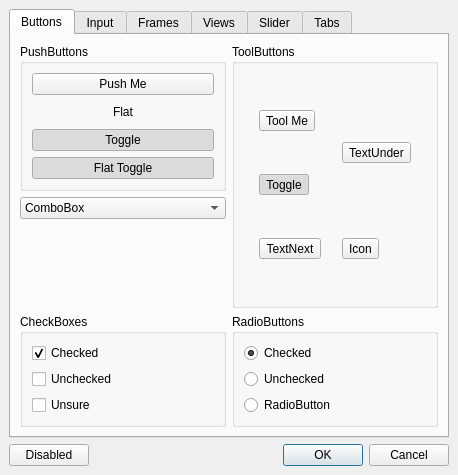
<ui version="4.0" >
 <class>Dialog</class>
 <widget class="QDialog" name="Dialog" >
  <property name="geometry" >
   <rect>
    <x>0</x>
    <y>0</y>
    <width>458</width>
    <height>475</height>
   </rect>
  </property>
  <property name="windowTitle" >
   <string>Dialog</string>
  </property>
  <layout class="QGridLayout" >
   <property name="margin" >
    <number>9</number>
   </property>
   <property name="spacing" >
    <number>6</number>
   </property>
   <item row="0" column="0" colspan="2" >
    <widget class="QTabWidget" name="tabWidget" >
     <property name="currentIndex" >
      <number>0</number>
     </property>
     <widget class="QWidget" name="tab" >
      <attribute name="title" >
       <string>Buttons</string>
      </attribute>
      <layout class="QGridLayout" >
       <property name="margin" >
        <number>9</number>
       </property>
       <property name="spacing" >
        <number>6</number>
       </property>
       <item row="1" column="0" >
        <widget class="QComboBox" name="comboBox_2" >
         <item>
          <property name="text" >
           <string>ComboBox</string>
          </property>
         </item>
         <item>
          <property name="text" >
           <string>An Item</string>
          </property>
         </item>
        </widget>
       </item>
       <item row="2" column="0" >
        <spacer>
         <property name="orientation" >
          <enum>Qt::Vertical</enum>
         </property>
         <property name="sizeHint" >
          <size>
           <width>20</width>
           <height>31</height>
          </size>
         </property>
        </spacer>
       </item>
       <item row="3" column="0" >
        <widget class="QGroupBox" name="groupBox_3" >
         <property name="title" >
          <string>CheckBoxes</string>
         </property>
         <layout class="QGridLayout" >
          <property name="margin" >
           <number>9</number>
          </property>
          <property name="spacing" >
           <number>6</number>
          </property>
          <item row="1" column="0" >
           <widget class="QCheckBox" name="checkBox_2" >
            <property name="text" >
             <string>Unchecked</string>
            </property>
            <property name="checkable" >
             <bool>true</bool>
            </property>
           </widget>
          </item>
          <item row="2" column="0" >
           <widget class="QCheckBox" name="checkBox_3" >
            <property name="text" >
             <string>Unsure</string>
            </property>
            <property name="checked" >
             <bool>false</bool>
            </property>
            <property name="tristate" >
             <bool>true</bool>
            </property>
           </widget>
          </item>
          <item row="0" column="0" >
           <widget class="QCheckBox" name="checkBox" >
            <property name="text" >
             <string>Checked</string>
            </property>
            <property name="checkable" >
             <bool>true</bool>
            </property>
            <property name="checked" >
             <bool>true</bool>
            </property>
           </widget>
          </item>
         </layout>
        </widget>
       </item>
       <item row="3" column="1" >
        <widget class="QGroupBox" name="groupBox_2" >
         <property name="title" >
          <string>RadioButtons</string>
         </property>
         <layout class="QGridLayout" >
          <property name="margin" >
           <number>9</number>
          </property>
          <property name="spacing" >
           <number>6</number>
          </property>
          <item row="2" column="0" >
           <widget class="QRadioButton" name="radioButton_3" >
            <property name="text" >
             <string>RadioButton</string>
            </property>
           </widget>
          </item>
          <item row="1" column="0" >
           <widget class="QRadioButton" name="radioButton_2" >
            <property name="text" >
             <string>Unchecked</string>
            </property>
            <property name="checkable" >
             <bool>true</bool>
            </property>
            <property name="checked" >
             <bool>false</bool>
            </property>
           </widget>
          </item>
          <item row="0" column="0" >
           <widget class="QRadioButton" name="radioButton" >
            <property name="text" >
             <string>Checked</string>
            </property>
            <property name="checkable" >
             <bool>true</bool>
            </property>
            <property name="checked" >
             <bool>true</bool>
            </property>
           </widget>
          </item>
         </layout>
        </widget>
       </item>
       <item rowspan="3" row="0" column="1" >
        <widget class="QGroupBox" name="groupBox_5" >
         <property name="title" >
          <string>ToolButtons</string>
         </property>
         <layout class="QGridLayout" >
          <property name="margin" >
           <number>9</number>
          </property>
          <property name="spacing" >
           <number>6</number>
          </property>
          <item rowspan="2" row="0" column="1" >
           <widget class="QToolButton" name="toolButton_5" >
            <property name="text" >
             <string>TextUnder</string>
            </property>
            <property name="icon" >
             <iconset>../../../home/thomas/Desktop/oxygen/oxygen.png</iconset>
            </property>
            <property name="iconSize" >
             <size>
              <width>32</width>
              <height>32</height>
             </size>
            </property>
            <property name="toolButtonStyle" >
             <enum>Qt::ToolButtonTextUnderIcon</enum>
            </property>
           </widget>
          </item>
          <item row="1" column="0" >
           <widget class="QToolButton" name="toolButton_2" >
            <property name="text" >
             <string>Toggle</string>
            </property>
            <property name="checkable" >
             <bool>true</bool>
            </property>
            <property name="checked" >
             <bool>true</bool>
            </property>
            <property name="toolButtonStyle" >
             <enum>Qt::ToolButtonTextOnly</enum>
            </property>
           </widget>
          </item>
          <item row="2" column="1" >
           <widget class="QToolButton" name="toolButton_3" >
            <property name="text" >
             <string>Icon</string>
            </property>
            <property name="icon" >
             <iconset>../../../home/thomas/Desktop/oxygen/oxygen.png</iconset>
            </property>
            <property name="iconSize" >
             <size>
              <width>32</width>
              <height>32</height>
             </size>
            </property>
           </widget>
          </item>
          <item row="0" column="0" >
           <widget class="QToolButton" name="toolButton" >
            <property name="text" >
             <string>Tool Me</string>
            </property>
            <property name="toolButtonStyle" >
             <enum>Qt::ToolButtonTextOnly</enum>
            </property>
           </widget>
          </item>
          <item row="2" column="0" >
           <widget class="QToolButton" name="toolButton_4" >
            <property name="text" >
             <string>TextNext</string>
            </property>
            <property name="icon" >
             <iconset>../../../home/thomas/Desktop/oxygen/oxygen.png</iconset>
            </property>
            <property name="iconSize" >
             <size>
              <width>32</width>
              <height>32</height>
             </size>
            </property>
            <property name="toolButtonStyle" >
             <enum>Qt::ToolButtonTextBesideIcon</enum>
            </property>
           </widget>
          </item>
         </layout>
        </widget>
       </item>
       <item row="0" column="0" >
        <widget class="QGroupBox" name="groupBox_4" >
         <property name="title" >
          <string>PushButtons</string>
         </property>
         <layout class="QGridLayout" >
          <property name="margin" >
           <number>9</number>
          </property>
          <property name="spacing" >
           <number>6</number>
          </property>
          <item row="3" column="0" >
           <widget class="QPushButton" name="pushButton_5" >
            <property name="text" >
             <string>Flat Toggle</string>
            </property>
            <property name="checkable" >
             <bool>true</bool>
            </property>
            <property name="checked" >
             <bool>true</bool>
            </property>
            <property name="flat" >
             <bool>true</bool>
            </property>
           </widget>
          </item>
          <item row="0" column="0" >
           <widget class="QPushButton" name="pushButton" >
            <property name="text" >
             <string>Push Me</string>
            </property>
           </widget>
          </item>
          <item row="1" column="0" >
           <widget class="QPushButton" name="pushButton_2" >
            <property name="text" >
             <string>Flat</string>
            </property>
            <property name="flat" >
             <bool>true</bool>
            </property>
           </widget>
          </item>
          <item row="2" column="0" >
           <widget class="QPushButton" name="pushButton_3" >
            <property name="text" >
             <string>Toggle</string>
            </property>
            <property name="checkable" >
             <bool>true</bool>
            </property>
            <property name="checked" >
             <bool>true</bool>
            </property>
           </widget>
          </item>
         </layout>
        </widget>
       </item>
      </layout>
     </widget>
     <widget class="QWidget" name="tab_11" >
      <attribute name="title" >
       <string>Input</string>
      </attribute>
      <layout class="QGridLayout" >
       <property name="margin" >
        <number>9</number>
       </property>
       <property name="spacing" >
        <number>6</number>
       </property>
       <item rowspan="7" row="1" column="0" >
        <widget class="QTextBrowser" name="textBrowser" />
       </item>
       <item row="0" column="0" >
        <widget class="QLabel" name="label" >
         <property name="text" >
          <string>TextBrowser</string>
         </property>
        </widget>
       </item>
       <item rowspan="7" row="1" column="1" colspan="2" >
        <widget class="QTextEdit" name="textEdit" />
       </item>
       <item row="1" column="3" >
        <widget class="QSpinBox" name="spinBox" />
       </item>
       <item row="0" column="1" >
        <widget class="QLabel" name="label_2" >
         <property name="text" >
          <string>TextEdit</string>
         </property>
        </widget>
       </item>
       <item row="8" column="0" colspan="4" >
        <widget class="QLineEdit" name="lineEdit" >
         <property name="text" >
          <string>LineEdit</string>
         </property>
        </widget>
       </item>
       <item row="9" column="1" >
        <widget class="QLabel" name="label_7" >
         <property name="text" >
          <string>Date/Time Edit</string>
         </property>
        </widget>
       </item>
       <item row="0" column="3" >
        <widget class="QLabel" name="label_3" >
         <property name="text" >
          <string>SpinBox</string>
         </property>
        </widget>
       </item>
       <item row="7" column="3" >
        <widget class="QTimeEdit" name="timeEdit" />
       </item>
       <item row="9" column="0" >
        <widget class="QComboBox" name="comboBox" >
         <property name="editable" >
          <bool>true</bool>
         </property>
         <item>
          <property name="text" >
           <string>Editable Combobox</string>
          </property>
         </item>
         <item>
          <property name="text" >
           <string>An Item</string>
          </property>
         </item>
        </widget>
       </item>
       <item row="9" column="2" colspan="2" >
        <widget class="QDateTimeEdit" name="dateTimeEdit" />
       </item>
       <item row="2" column="3" >
        <widget class="QLabel" name="label_4" >
         <property name="text" >
          <string>SpinBox (Double)</string>
         </property>
        </widget>
       </item>
       <item row="3" column="3" >
        <widget class="QDoubleSpinBox" name="doubleSpinBox" />
       </item>
       <item row="4" column="3" >
        <widget class="QLabel" name="label_5" >
         <property name="text" >
          <string>Date Edit</string>
         </property>
        </widget>
       </item>
       <item row="5" column="3" >
        <widget class="QDateEdit" name="dateEdit" />
       </item>
       <item row="6" column="3" >
        <widget class="QLabel" name="label_6" >
         <property name="text" >
          <string>Time Edit</string>
         </property>
        </widget>
       </item>
      </layout>
     </widget>
     <widget class="QWidget" name="tab_10" >
      <attribute name="title" >
       <string>Frames</string>
      </attribute>
      <layout class="QGridLayout" >
       <property name="margin" >
        <number>9</number>
       </property>
       <property name="spacing" >
        <number>6</number>
       </property>
       <item row="0" column="0" >
        <widget class="QGroupBox" name="groupBox" >
         <property name="title" >
          <string>GroupBox</string>
         </property>
         <layout class="QGridLayout" >
          <property name="margin" >
           <number>9</number>
          </property>
          <property name="spacing" >
           <number>6</number>
          </property>
          <item row="1" column="0" colspan="3" >
           <widget class="Line" name="line" >
            <property name="orientation" >
             <enum>Qt::Horizontal</enum>
            </property>
           </widget>
          </item>
          <item row="3" column="0" colspan="3" >
           <widget class="QLineEdit" name="lineEdit_2" >
            <property name="text" >
             <string>LineEdit</string>
            </property>
           </widget>
          </item>
          <item row="0" column="2" >
           <widget class="QLabel" name="label_9" >
            <property name="frameShape" >
             <enum>QFrame::StyledPanel</enum>
            </property>
            <property name="frameShadow" >
             <enum>QFrame::Plain</enum>
            </property>
            <property name="text" >
             <string>Plain</string>
            </property>
            <property name="alignment" >
             <set>Qt::AlignCenter</set>
            </property>
           </widget>
          </item>
          <item row="0" column="0" >
           <widget class="QLabel" name="label_8" >
            <property name="text" >
             <string>No Frame</string>
            </property>
            <property name="alignment" >
             <set>Qt::AlignCenter</set>
            </property>
           </widget>
          </item>
          <item row="0" column="1" >
           <widget class="Line" name="line_3" >
            <property name="orientation" >
             <enum>Qt::Vertical</enum>
            </property>
           </widget>
          </item>
          <item row="2" column="0" >
           <widget class="QLabel" name="label_10" >
            <property name="frameShape" >
             <enum>QFrame::StyledPanel</enum>
            </property>
            <property name="frameShadow" >
             <enum>QFrame::Raised</enum>
            </property>
            <property name="text" >
             <string>Raised</string>
            </property>
            <property name="alignment" >
             <set>Qt::AlignCenter</set>
            </property>
           </widget>
          </item>
          <item row="2" column="2" >
           <widget class="QLabel" name="label_11" >
            <property name="frameShape" >
             <enum>QFrame::StyledPanel</enum>
            </property>
            <property name="frameShadow" >
             <enum>QFrame::Sunken</enum>
            </property>
            <property name="text" >
             <string>Sunken</string>
            </property>
            <property name="alignment" >
             <set>Qt::AlignCenter</set>
            </property>
           </widget>
          </item>
          <item row="2" column="1" >
           <widget class="Line" name="line_2" >
            <property name="orientation" >
             <enum>Qt::Vertical</enum>
            </property>
           </widget>
          </item>
         </layout>
        </widget>
       </item>
      </layout>
     </widget>
     <widget class="QWidget" name="tab_12" >
      <attribute name="title" >
       <string>Views</string>
      </attribute>
      <layout class="QGridLayout" >
       <property name="margin" >
        <number>9</number>
       </property>
       <property name="spacing" >
        <number>6</number>
       </property>
       <item row="0" column="1" >
        <widget class="QTreeWidget" name="treeWidget" >
         <property name="rootIsDecorated" >
          <bool>true</bool>
         </property>
         <property name="sortingEnabled" >
          <bool>true</bool>
         </property>
         <property name="animated" >
          <bool>true</bool>
         </property>
         <column>
          <property name="text" >
           <string>New Column</string>
          </property>
         </column>
         <column>
          <property name="text" >
           <string>New Column</string>
          </property>
         </column>
         <item>
          <property name="text" >
           <string>New Item</string>
          </property>
          <property name="text" >
           <string/>
          </property>
         </item>
         <item>
          <property name="text" >
           <string>New Item</string>
          </property>
          <property name="text" >
           <string/>
          </property>
         </item>
         <item>
          <property name="text" >
           <string>New Item</string>
          </property>
          <property name="text" >
           <string/>
          </property>
          <item>
           <property name="text" >
            <string>New Sub Item</string>
           </property>
           <property name="text" >
            <string/>
           </property>
           <item>
            <property name="text" >
             <string>New Sub Item</string>
            </property>
            <property name="text" >
             <string/>
            </property>
            <item>
             <property name="text" >
              <string>New Sub Item</string>
             </property>
             <property name="text" >
              <string/>
             </property>
            </item>
            <item>
             <property name="text" >
              <string>New Item</string>
             </property>
             <property name="text" >
              <string/>
             </property>
             <item>
              <property name="text" >
               <string>New Sub Item</string>
              </property>
              <property name="text" >
               <string/>
              </property>
             </item>
             <item>
              <property name="text" >
               <string>New Item</string>
              </property>
              <property name="text" >
               <string/>
              </property>
             </item>
             <item>
              <property name="text" >
               <string>New Item</string>
              </property>
              <property name="text" >
               <string/>
              </property>
             </item>
             <item>
              <property name="text" >
               <string>New Item</string>
              </property>
              <property name="text" >
               <string/>
              </property>
             </item>
            </item>
            <item>
             <property name="text" >
              <string>New Item</string>
             </property>
             <property name="text" >
              <string/>
             </property>
            </item>
            <item>
             <property name="text" >
              <string>New Item</string>
             </property>
             <property name="text" >
              <string/>
             </property>
             <item>
              <property name="text" >
               <string>New Sub Item</string>
              </property>
              <property name="text" >
               <string/>
              </property>
             </item>
             <item>
              <property name="text" >
               <string>New Item</string>
              </property>
              <property name="text" >
               <string/>
              </property>
             </item>
             <item>
              <property name="text" >
               <string>New Item</string>
              </property>
              <property name="text" >
               <string/>
              </property>
             </item>
             <item>
              <property name="text" >
               <string>New Item</string>
              </property>
              <property name="text" >
               <string/>
              </property>
             </item>
            </item>
           </item>
           <item>
            <property name="text" >
             <string>New Item</string>
            </property>
            <property name="text" >
             <string/>
            </property>
           </item>
          </item>
         </item>
        </widget>
       </item>
       <item row="0" column="0" >
        <widget class="QListWidget" name="listWidget" >
         <item>
          <property name="text" >
           <string>New Item</string>
          </property>
         </item>
         <item>
          <property name="text" >
           <string>New Item</string>
          </property>
         </item>
         <item>
          <property name="text" >
           <string>New Item</string>
          </property>
         </item>
         <item>
          <property name="text" >
           <string>New Item</string>
          </property>
         </item>
         <item>
          <property name="text" >
           <string>New Item</string>
          </property>
         </item>
         <item>
          <property name="text" >
           <string>New Item</string>
          </property>
         </item>
         <item>
          <property name="text" >
           <string>New Item</string>
          </property>
         </item>
         <item>
          <property name="text" >
           <string>New Item</string>
          </property>
         </item>
         <item>
          <property name="text" >
           <string>New Item</string>
          </property>
         </item>
         <item>
          <property name="text" >
           <string>New Item</string>
          </property>
         </item>
         <item>
          <property name="text" >
           <string>New Item</string>
          </property>
         </item>
         <item>
          <property name="text" >
           <string>New Item</string>
          </property>
         </item>
        </widget>
       </item>
       <item row="1" column="0" colspan="2" >
        <widget class="QTableWidget" name="tableWidget" >
         <property name="gridStyle" >
          <enum>Qt::DotLine</enum>
         </property>
         <property name="sortingEnabled" >
          <bool>true</bool>
         </property>
         <row>
          <property name="text" >
           <string>New Row</string>
          </property>
         </row>
         <row>
          <property name="text" >
           <string>New Row</string>
          </property>
         </row>
         <row>
          <property name="text" >
           <string>New Row</string>
          </property>
         </row>
         <row>
          <property name="text" >
           <string>New Row</string>
          </property>
         </row>
         <row>
          <property name="text" >
           <string>New Row</string>
          </property>
         </row>
         <row>
          <property name="text" >
           <string>New Row</string>
          </property>
         </row>
         <row>
          <property name="text" >
           <string>New Row</string>
          </property>
         </row>
         <row>
          <property name="text" >
           <string>New Row</string>
          </property>
         </row>
         <row>
          <property name="text" >
           <string>New Row</string>
          </property>
         </row>
         <column>
          <property name="text" >
           <string>New Column</string>
          </property>
         </column>
         <column>
          <property name="text" >
           <string>New Column</string>
          </property>
         </column>
         <column>
          <property name="text" >
           <string>New Column</string>
          </property>
         </column>
         <column>
          <property name="text" >
           <string>New Column</string>
          </property>
         </column>
         <column>
          <property name="text" >
           <string>New Column</string>
          </property>
         </column>
        </widget>
       </item>
      </layout>
     </widget>
     <widget class="QWidget" name="tab_3" >
      <attribute name="title" >
       <string>Slider</string>
      </attribute>
      <layout class="QGridLayout" >
       <property name="margin" >
        <number>9</number>
       </property>
       <property name="spacing" >
        <number>6</number>
       </property>
       <item row="0" column="0" >
        <widget class="QLabel" name="label_12" >
         <property name="text" >
          <string>Enter value</string>
         </property>
        </widget>
       </item>
       <item row="0" column="1" >
        <widget class="QSpinBox" name="spinBox_2" >
         <property name="maximum" >
          <number>100</number>
         </property>
         <property name="value" >
          <number>50</number>
         </property>
        </widget>
       </item>
       <item row="0" column="2" >
        <widget class="QDoubleSpinBox" name="doubleSpinBox_2" >
         <property name="value" >
          <double>50.000000000000000</double>
         </property>
        </widget>
       </item>
       <item rowspan="6" row="0" column="6" >
        <widget class="QScrollBar" name="verticalScrollBar" >
         <property name="maximum" >
          <number>100</number>
         </property>
         <property name="value" >
          <number>50</number>
         </property>
         <property name="orientation" >
          <enum>Qt::Vertical</enum>
         </property>
        </widget>
       </item>
       <item row="6" column="0" colspan="6" >
        <widget class="QScrollBar" name="horizontalScrollBar" >
         <property name="maximum" >
          <number>100</number>
         </property>
         <property name="value" >
          <number>50</number>
         </property>
         <property name="orientation" >
          <enum>Qt::Horizontal</enum>
         </property>
        </widget>
       </item>
       <item row="5" column="0" colspan="6" >
        <widget class="QSlider" name="horizontalSlider" >
         <property name="maximum" >
          <number>100</number>
         </property>
         <property name="value" >
          <number>50</number>
         </property>
         <property name="orientation" >
          <enum>Qt::Horizontal</enum>
         </property>
        </widget>
       </item>
       <item row="0" column="3" >
        <widget class="QDateEdit" name="dateEdit_2" >
         <property name="date" >
          <date>
           <year>2007</year>
           <month>7</month>
           <day>1</day>
          </date>
         </property>
        </widget>
       </item>
       <item row="1" column="0" colspan="2" >
        <widget class="QTimeEdit" name="timeEdit_2" >
         <property name="time" >
          <time>
           <hour>12</hour>
           <minute>0</minute>
           <second>0</second>
          </time>
         </property>
        </widget>
       </item>
       <item row="1" column="2" colspan="3" >
        <widget class="QDateTimeEdit" name="dateTimeEdit_2" >
         <property name="date" >
          <date>
           <year>2007</year>
           <month>7</month>
           <day>1</day>
          </date>
         </property>
         <property name="time" >
          <time>
           <hour>12</hour>
           <minute>0</minute>
           <second>0</second>
          </time>
         </property>
        </widget>
       </item>
       <item rowspan="5" row="0" column="5" >
        <widget class="QSlider" name="verticalSlider" >
         <property name="maximum" >
          <number>100</number>
         </property>
         <property name="value" >
          <number>50</number>
         </property>
         <property name="orientation" >
          <enum>Qt::Vertical</enum>
         </property>
         <property name="tickPosition" >
          <enum>QSlider::TicksBothSides</enum>
         </property>
         <property name="tickInterval" >
          <number>5</number>
         </property>
        </widget>
       </item>
       <item rowspan="3" row="2" column="4" >
        <widget class="QSlider" name="verticalSlider_2" >
         <property name="maximum" >
          <number>100</number>
         </property>
         <property name="value" >
          <number>50</number>
         </property>
         <property name="orientation" >
          <enum>Qt::Vertical</enum>
         </property>
         <property name="invertedAppearance" >
          <bool>true</bool>
         </property>
         <property name="invertedControls" >
          <bool>false</bool>
         </property>
         <property name="tickPosition" >
          <enum>QSlider::TicksAbove</enum>
         </property>
        </widget>
       </item>
       <item row="4" column="0" colspan="4" >
        <widget class="QSlider" name="horizontalSlider_2" >
         <property name="maximum" >
          <number>100</number>
         </property>
         <property name="value" >
          <number>50</number>
         </property>
         <property name="orientation" >
          <enum>Qt::Horizontal</enum>
         </property>
         <property name="invertedAppearance" >
          <bool>true</bool>
         </property>
         <property name="invertedControls" >
          <bool>false</bool>
         </property>
         <property name="tickPosition" >
          <enum>QSlider::TicksBelow</enum>
         </property>
         <property name="tickInterval" >
          <number>20</number>
         </property>
        </widget>
       </item>
       <item rowspan="2" row="2" column="3" >
        <widget class="QProgressBar" name="progressBar_2" >
         <property name="value" >
          <number>50</number>
         </property>
         <property name="orientation" >
          <enum>Qt::Vertical</enum>
         </property>
        </widget>
       </item>
       <item row="3" column="0" colspan="2" >
        <widget class="QProgressBar" name="progressBar" >
         <property name="value" >
          <number>50</number>
         </property>
         <property name="orientation" >
          <enum>Qt::Horizontal</enum>
         </property>
        </widget>
       </item>
       <item row="2" column="0" colspan="2" >
        <widget class="QProgressBar" name="progressBar_3" >
         <property name="value" >
          <number>50</number>
         </property>
         <property name="orientation" >
          <enum>Qt::Horizontal</enum>
         </property>
         <property name="invertedAppearance" >
          <bool>true</bool>
         </property>
        </widget>
       </item>
       <item rowspan="2" row="2" column="2" >
        <widget class="QDial" name="dial" >
         <property name="minimum" >
          <number>50</number>
         </property>
         <property name="maximum" >
          <number>100</number>
         </property>
         <property name="orientation" >
          <enum>Qt::Horizontal</enum>
         </property>
        </widget>
       </item>
      </layout>
     </widget>
     <widget class="QWidget" name="tab_2" >
      <attribute name="title" >
       <string>Tabs</string>
      </attribute>
      <layout class="QGridLayout" >
       <property name="margin" >
        <number>9</number>
       </property>
       <property name="spacing" >
        <number>6</number>
       </property>
       <item row="0" column="0" >
        <widget class="QTabWidget" name="tabWidget_2" >
         <property name="tabPosition" >
          <enum>QTabWidget::South</enum>
         </property>
         <property name="currentIndex" >
          <number>0</number>
         </property>
         <widget class="QWidget" name="tab_4" >
          <attribute name="title" >
           <string>More Tabs</string>
          </attribute>
          <layout class="QGridLayout" >
           <property name="margin" >
            <number>9</number>
           </property>
           <property name="spacing" >
            <number>6</number>
           </property>
           <item row="0" column="0" >
            <widget class="QTabWidget" name="tabWidget_3" >
             <property name="tabPosition" >
              <enum>QTabWidget::West</enum>
             </property>
             <property name="currentIndex" >
              <number>0</number>
             </property>
             <widget class="QWidget" name="tab_6" >
              <attribute name="title" >
               <string>Tab 1</string>
              </attribute>
              <layout class="QGridLayout" >
               <property name="margin" >
                <number>9</number>
               </property>
               <property name="spacing" >
                <number>6</number>
               </property>
               <item row="0" column="0" >
                <widget class="QTabWidget" name="tabWidget_4" >
                 <property name="tabPosition" >
                  <enum>QTabWidget::East</enum>
                 </property>
                 <property name="currentIndex" >
                  <number>0</number>
                 </property>
                 <widget class="QWidget" name="tab_8" >
                  <attribute name="title" >
                   <string>Tab 1</string>
                  </attribute>
                  <layout class="QGridLayout" >
                   <property name="margin" >
                    <number>9</number>
                   </property>
                   <property name="spacing" >
                    <number>6</number>
                   </property>
                  </layout>
                 </widget>
                 <widget class="QWidget" name="tab_9" >
                  <attribute name="title" >
                   <string>Tab 2</string>
                  </attribute>
                 </widget>
                </widget>
               </item>
              </layout>
             </widget>
             <widget class="QWidget" name="tab_7" >
              <attribute name="title" >
               <string>Tab 2</string>
              </attribute>
             </widget>
            </widget>
           </item>
          </layout>
         </widget>
         <widget class="QWidget" name="tab_5" >
          <attribute name="title" >
           <string>ToolBox</string>
          </attribute>
          <layout class="QGridLayout" >
           <property name="margin" >
            <number>9</number>
           </property>
           <property name="spacing" >
            <number>6</number>
           </property>
           <item row="0" column="0" >
            <widget class="QToolBox" name="toolBox" >
             <property name="currentIndex" >
              <number>1</number>
             </property>
             <widget class="QWidget" name="page" >
              <property name="geometry" >
               <rect>
                <x>0</x>
                <y>0</y>
                <width>100</width>
                <height>30</height>
               </rect>
              </property>
              <attribute name="label" >
               <string>Page 1</string>
              </attribute>
             </widget>
             <widget class="QWidget" name="page_3" >
              <property name="geometry" >
               <rect>
                <x>0</x>
                <y>0</y>
                <width>100</width>
                <height>30</height>
               </rect>
              </property>
              <attribute name="label" >
               <string>Page</string>
              </attribute>
             </widget>
             <widget class="QWidget" name="page_2" >
              <property name="geometry" >
               <rect>
                <x>0</x>
                <y>0</y>
                <width>100</width>
                <height>30</height>
               </rect>
              </property>
              <attribute name="label" >
               <string>Page 2</string>
              </attribute>
             </widget>
            </widget>
           </item>
          </layout>
         </widget>
        </widget>
       </item>
      </layout>
     </widget>
    </widget>
   </item>
   <item row="1" column="1" >
    <widget class="QDialogButtonBox" name="buttonBox" >
     <property name="orientation" >
      <enum>Qt::Horizontal</enum>
     </property>
     <property name="standardButtons" >
      <set>QDialogButtonBox::Cancel|QDialogButtonBox::NoButton|QDialogButtonBox::Ok</set>
     </property>
    </widget>
   </item>
   <item row="1" column="0" >
    <widget class="QPushButton" name="pushButton_4" >
     <property name="text" >
      <string>Disabled</string>
     </property>
     <property name="checkable" >
      <bool>true</bool>
     </property>
    </widget>
   </item>
  </layout>
 </widget>
 <resources/>
 <connections>
  <connection>
   <sender>buttonBox</sender>
   <signal>accepted()</signal>
   <receiver>Dialog</receiver>
   <slot>accept()</slot>
   <hints>
    <hint type="sourcelabel" >
     <x>313</x>
     <y>739</y>
    </hint>
    <hint type="destinationlabel" >
     <x>157</x>
     <y>274</y>
    </hint>
   </hints>
  </connection>
  <connection>
   <sender>buttonBox</sender>
   <signal>rejected()</signal>
   <receiver>Dialog</receiver>
   <slot>reject()</slot>
   <hints>
    <hint type="sourcelabel" >
     <x>381</x>
     <y>745</y>
    </hint>
    <hint type="destinationlabel" >
     <x>286</x>
     <y>274</y>
    </hint>
   </hints>
  </connection>
  <connection>
   <sender>pushButton_4</sender>
   <signal>toggled(bool)</signal>
   <receiver>tabWidget</receiver>
   <slot>setDisabled(bool)</slot>
   <hints>
    <hint type="sourcelabel" >
     <x>61</x>
     <y>740</y>
    </hint>
    <hint type="destinationlabel" >
     <x>35</x>
     <y>406</y>
    </hint>
   </hints>
  </connection>
  <connection>
   <sender>spinBox_2</sender>
   <signal>valueChanged(int)</signal>
   <receiver>progressBar_3</receiver>
   <slot>setValue(int)</slot>
   <hints>
    <hint type="sourcelabel" >
     <x>112</x>
     <y>119</y>
    </hint>
    <hint type="destinationlabel" >
     <x>52</x>
     <y>298</y>
    </hint>
   </hints>
  </connection>
  <connection>
   <sender>spinBox_2</sender>
   <signal>valueChanged(int)</signal>
   <receiver>progressBar</receiver>
   <slot>setValue(int)</slot>
   <hints>
    <hint type="sourcelabel" >
     <x>80</x>
     <y>127</y>
    </hint>
    <hint type="destinationlabel" >
     <x>82</x>
     <y>402</y>
    </hint>
   </hints>
  </connection>
  <connection>
   <sender>spinBox_2</sender>
   <signal>valueChanged(int)</signal>
   <receiver>horizontalSlider_2</receiver>
   <slot>setValue(int)</slot>
   <hints>
    <hint type="sourcelabel" >
     <x>141</x>
     <y>123</y>
    </hint>
    <hint type="destinationlabel" >
     <x>187</x>
     <y>482</y>
    </hint>
   </hints>
  </connection>
  <connection>
   <sender>spinBox_2</sender>
   <signal>valueChanged(int)</signal>
   <receiver>horizontalSlider</receiver>
   <slot>setValue(int)</slot>
   <hints>
    <hint type="sourcelabel" >
     <x>116</x>
     <y>117</y>
    </hint>
    <hint type="destinationlabel" >
     <x>133</x>
     <y>565</y>
    </hint>
   </hints>
  </connection>
  <connection>
   <sender>spinBox_2</sender>
   <signal>valueChanged(int)</signal>
   <receiver>horizontalScrollBar</receiver>
   <slot>setValue(int)</slot>
   <hints>
    <hint type="sourcelabel" >
     <x>106</x>
     <y>127</y>
    </hint>
    <hint type="destinationlabel" >
     <x>79</x>
     <y>639</y>
    </hint>
   </hints>
  </connection>
  <connection>
   <sender>spinBox_2</sender>
   <signal>valueChanged(int)</signal>
   <receiver>dial</receiver>
   <slot>setValue(int)</slot>
   <hints>
    <hint type="sourcelabel" >
     <x>107</x>
     <y>119</y>
    </hint>
    <hint type="destinationlabel" >
     <x>473</x>
     <y>294</y>
    </hint>
   </hints>
  </connection>
  <connection>
   <sender>spinBox_2</sender>
   <signal>valueChanged(int)</signal>
   <receiver>progressBar_2</receiver>
   <slot>setValue(int)</slot>
   <hints>
    <hint type="sourcelabel" >
     <x>126</x>
     <y>133</y>
    </hint>
    <hint type="destinationlabel" >
     <x>627</x>
     <y>303</y>
    </hint>
   </hints>
  </connection>
  <connection>
   <sender>spinBox_2</sender>
   <signal>valueChanged(int)</signal>
   <receiver>verticalScrollBar</receiver>
   <slot>setValue(int)</slot>
   <hints>
    <hint type="sourcelabel" >
     <x>158</x>
     <y>104</y>
    </hint>
    <hint type="destinationlabel" >
     <x>784</x>
     <y>116</y>
    </hint>
   </hints>
  </connection>
  <connection>
   <sender>spinBox_2</sender>
   <signal>valueChanged(int)</signal>
   <receiver>verticalSlider</receiver>
   <slot>setValue(int)</slot>
   <hints>
    <hint type="sourcelabel" >
     <x>171</x>
     <y>103</y>
    </hint>
    <hint type="destinationlabel" >
     <x>754</x>
     <y>160</y>
    </hint>
   </hints>
  </connection>
  <connection>
   <sender>spinBox_2</sender>
   <signal>valueChanged(int)</signal>
   <receiver>verticalSlider_2</receiver>
   <slot>setValue(int)</slot>
   <hints>
    <hint type="sourcelabel" >
     <x>29</x>
     <y>118</y>
    </hint>
    <hint type="destinationlabel" >
     <x>718</x>
     <y>323</y>
    </hint>
   </hints>
  </connection>
 </connections>
</ui>
